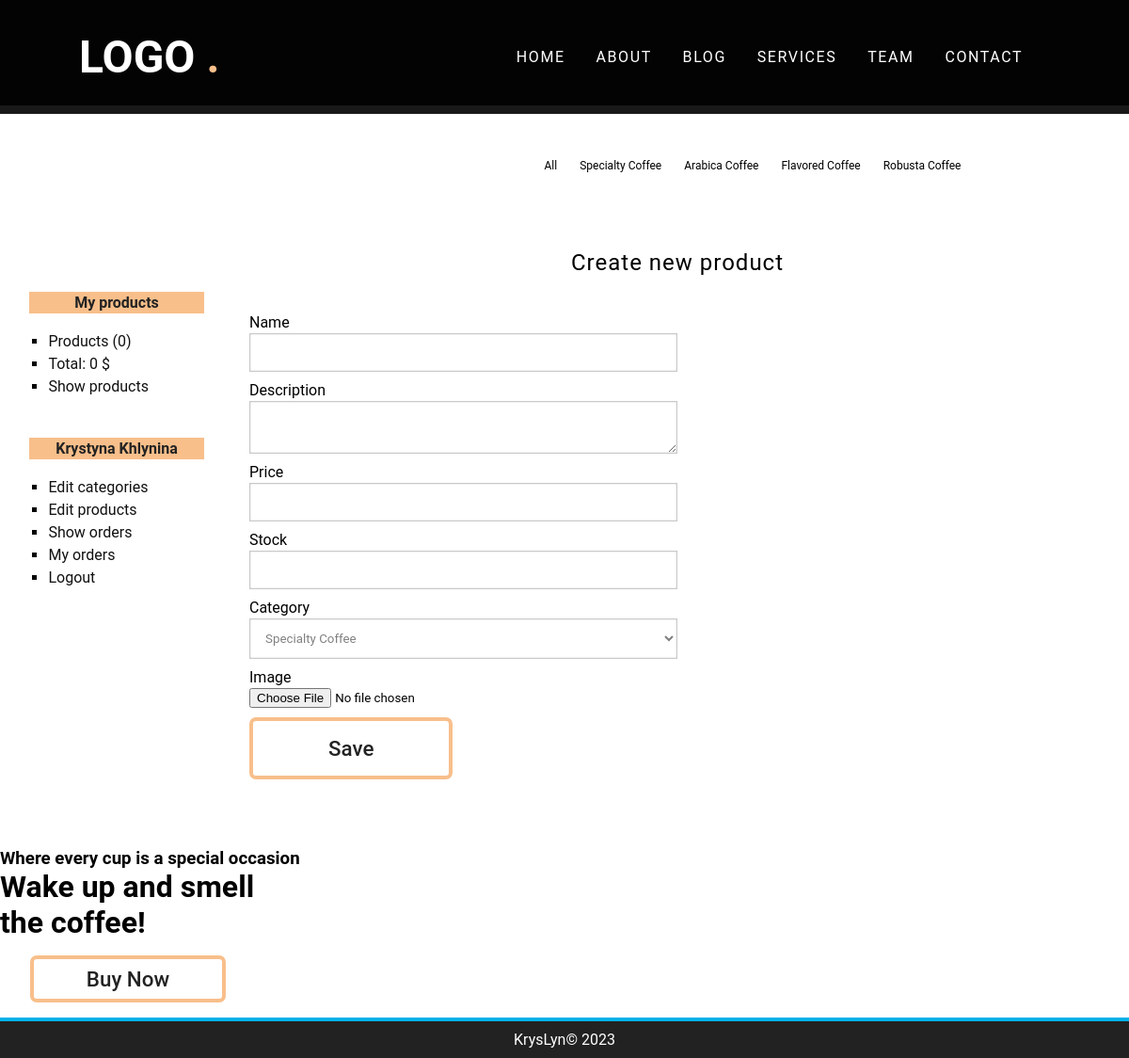
The app's page /producto/crear (signed in) with its own data.
### tables this page shows
CREATE TABLE `categorias` (
  `id` int(255) NOT NULL,
  `nombre` varchar(100) NOT NULL
);

### config/db.php (called while the page is built)
<?php
class Database{
	public static function connect(){
		$db = new mysqli('localhost', 'root', '', 'tienda_master');
		$db->query("SET NAMES 'utf8'");
		return $db;
	}
}

### helpers/utils.php (called while the page is built, shortened)
<?php
class Utils{
	public static function showCategorias(){
		require_once 'models/categoria.php';
		$categoria = new Categoria();
		$categorias = $categoria->getAll();
		return $categorias;
	}
}

### models/categoria.php (called while the page is built, shortened)
<?php
class Categoria{
	private $db;
	public function __construct() {
		$this->db = Database::connect();
	}
	public function getAll(){
		$categorias = $this->db->query("SELECT * FROM categorias ORDER BY id DESC;");
		return $categorias;
	}
}

### controllers/ProductoController.php (called while the page is built, shortened)
<?php
class productoController{
	public function crear(){
		require_once 'views/producto/crear.php';
	}
}

### views/producto/crear.php (the view, shortened to what this page needs)
<?php if(isset($edit) && isset($pro) && is_object($pro)): ?>
	<h1>Edit product <?=$pro->nombre?></h1>
	<?php $url_action = base_url."producto/save&id=".$pro->id; ?>
<?php else: ?>
	<h1>Create new product</h1>
	<?php $url_action = base_url."producto/save"; ?>
<?php endif; ?>
<div class="form_container">
	<form action="<?=$url_action?>" method="POST" enctype="multipart/form-data">
		<label for="nombre">Name</label>
		<input type="text" name="nombre" value="<?=isset($pro) && is_object($pro) ? $pro->nombre : ''; ?>"/>
		<label for="descripcion">Description</label>
		<textarea name="descripcion"><?=isset($pro) && is_object($pro) ? $pro->descripcion : ''; ?></textarea>
		<label for="precio">Price</label>
		<input type="text" name="precio" value="<?=isset($pro) && is_object($pro) ? $pro->precio : ''; ?>"/>
		<label for="stock">Stock</label>
		<input type="number" name="stock" value="<?=isset($pro) && is_object($pro) ? $pro->stock : ''; ?>"/>
		<label for="categoria">Category</label>
		<?php $categorias = Utils::showCategorias(); ?>
		<select name="categoria">
			<?php while ($cat = $categorias->fetch_object()): ?>
				<option value="<?= $cat->id ?>" <?=isset($pro) && is_object($pro) && $cat->id == $pro->categoria_id ? 'selected' : ''; ?>>
					<?= $cat->nombre ?>
				</option>
			<?php endwhile; ?>
		</select>
		<label for="imagen">Image</label>
		<input type="file" name="imagen" />
		<input type="submit" value="Save" />
	</form>
</div>

### views/layout/header.php (shortened to what this page needs)
<!DOCTYPE HTML>
<html lang="de">
	<head>
		<link rel="stylesheet" href="<?=base_url?>assets/css/styles.css" />
		<link rel="stylesheet" href="https://cdnjs.cloudflare.com/ajax/libs/font-awesome/6.2.1/css/all.min.css" />
	</head>
	<body>
		<div id="container">
			  <div class="header" id="home">
        <nav id="navbar">
            <a href="#home" class="logo">LOGO <span>.</span></a>
            <div class="links" id="nav">
                <a href="#home">Home</a>
                <a href="#about">About</a>
                <a href="#blog">Blog</a>
                <a href="#service">Services</a>
                <a href="#team">Team</a>
                <a href="#contact">Contact</a>
            </div>
        </nav>
		</div>
<?php $categorias = Utils::showCategorias(); ?>
			<nav id="menu">
				<ul>
					<li>
						<a href="<?=base_url?>">All</a>
					</li>
					<?php while($cat = $categorias->fetch_object()): ?>
						<li>
							<a href="<?=base_url?>categoria/ver&id=<?=$cat->id?>"><?=$cat->nombre?></a>
						</li>
					<?php endwhile; ?>
				</ul>
			</nav>
			<div id="content">

### assets/css/styles.css (style rules this page uses)
:root { --font-heading: crimson; --para-font: #777777; --black: #222222; --bg: #f8bf8b; --white: #fff; }
* { font-family: 'Roboto', sans-serif; margin: 0; padding: 0; box-sizing: border-box; outline: none; border: none; text-decoration: none; transition: 0.2s linear; }
a { color: #111111; }
#container { width: 100%; margin: 0px auto; box-shadow: 0px 0px 10px gray; background: white; }
.header { width: 100%; height: 14vh; background: var(--black); background-repeat: no-repeat; background-size: cover; }
#navbar { background: rgba(0, 0, 0, 0.9); display: flex; align-items: center; justify-content: space-between; padding: 2rem 7%; position: fixed; top: 0; left: 0; right: 0; z-index: 10000; }
.logo { font-size: 3rem; font-weight: 700; color: var(--white); }
.logo span { color: var(--bg); }
nav .links a { color: var(--white); font-size: 1rem; margin-right: 1.8rem; text-transform: uppercase; letter-spacing: 0.1rem; position: relative; }
nav .links a:after { content: ''; width: 0%; height: 2px; background: var(--bg); position: absolute; left: 0; bottom: -12px; transition: 0.4s; }
#menu { clear: both; background: #fff; color: white; height: 8rem; display: flex; justify-content: center; align-items: center; font-size: 12px; }
#menu ul { list-style: none; text-decoration: none; margin-left: 25rem; }
#menu ul li { line-height: 55px; float: left; }
#menu a { display: block; color: rgb(0, 0, 0); text-decoration: none; padding-left: 12px; padding-right: 12px; transition: all 300ms; }
#content { margin: 0px auto; overflow: hidden; background: #fff; }
.form_container { width: 50%; }
label, input[type="text"], input[type="password"], input[type="email"], input[type="number"], select, textarea { display: block; width: 100%; margin-top: 2px; margin-bottom: 2px; }
input[type="text"], input[type="password"], input[type="email"], input[type="number"], select, textarea { border: 1px solid #C9C9C9; box-shadow: 0px 0px 2px #ccc inset; background: white; padding: 12px; color: gray; transition: all 300ms; }
input[type="button"], input[type="submit"], button, .button { padding: 1rem 5rem; margin: 3rem 0; cursor: pointer; color: var(--black); font-size: 1.4rem; font-weight: 500; border: 0.3rem solid var(--bg); border-radius: 7px; background: none; transition: all linear 0.5s; }
label, input[type="button"], input[type="submit"], button { display: block; margin-top: 10px; }
#central h1 { font-size: 24px; font-weight: normal; letter-spacing: 1px; text-align: center; margin-bottom: 20px; padding: 20px; padding-top: 0px; }

### records on screen
categorias: nombre "Specialty Coffee"
categorias: nombre "Arabica Coffee"
categorias: nombre "Flavored Coffee"
categorias: nombre "Robusta Coffee"

### other values on screen
$stats['count'] "0"
$stats['total'] "0"
$_SESSION['identity']->nombre "Krystyna"
$_SESSION['identity']->apellidos "Khlynina"
form field categoria "Specialty Coffee"
